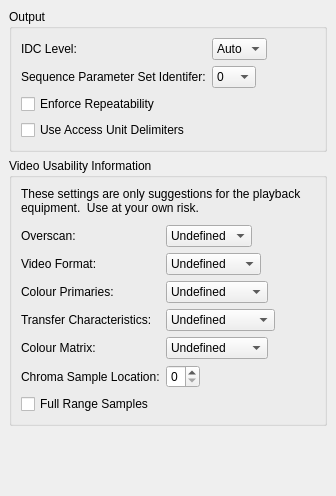
     <widget class="QWidget" name="tab_8" >
      <attribute name="title" >
       <string>Output</string>
      </attribute>
      <layout class="QVBoxLayout" >
       <property name="margin" >
        <number>9</number>
       </property>
       <property name="spacing" >
        <number>6</number>
       </property>
       <item>
        <widget class="QGroupBox" name="groupBox_16" >
         <property name="title" >
          <string>Output</string>
         </property>
         <layout class="QVBoxLayout" >
          <property name="margin" >
           <number>9</number>
          </property>
          <property name="spacing" >
           <number>6</number>
          </property>
          <item>
           <layout class="QVBoxLayout" >
            <property name="margin" >
             <number>0</number>
            </property>
            <property name="spacing" >
             <number>6</number>
            </property>
            <item>
             <layout class="QGridLayout" >
              <property name="margin" >
               <number>0</number>
              </property>
              <property name="spacing" >
               <number>6</number>
              </property>
              <item row="0" column="1" >
               <layout class="QHBoxLayout" >
                <property name="margin" >
                 <number>0</number>
                </property>
                <property name="spacing" >
                 <number>6</number>
                </property>
                <item>
                 <widget class="QComboBox" name="idcLevelComboBox" >
                  <property name="currentIndex" >
                   <number>0</number>
                  </property>
                  <item>
                   <property name="text" >
                    <string>Auto</string>
                   </property>
                  </item>
                  <item>
                   <property name="text" >
                    <string>1</string>
                   </property>
                  </item>
                  <item>
                   <property name="text" >
                    <string>1.1</string>
                   </property>
                  </item>
                  <item>
                   <property name="text" >
                    <string>1.2</string>
                   </property>
                  </item>
                  <item>
                   <property name="text" >
                    <string>1.3</string>
                   </property>
                  </item>
                  <item>
                   <property name="text" >
                    <string>2</string>
                   </property>
                  </item>
                  <item>
                   <property name="text" >
                    <string>2.1</string>
                   </property>
                  </item>
                  <item>
                   <property name="text" >
                    <string>2.2</string>
                   </property>
                  </item>
                  <item>
                   <property name="text" >
                    <string>3</string>
                   </property>
                  </item>
                  <item>
                   <property name="text" >
                    <string>3.1</string>
                   </property>
                  </item>
                  <item>
                   <property name="text" >
                    <string>3.2</string>
                   </property>
                  </item>
                  <item>
                   <property name="text" >
                    <string>4</string>
                   </property>
                  </item>
                  <item>
                   <property name="text" >
                    <string>4.1</string>
                   </property>
                  </item>
                  <item>
                   <property name="text" >
                    <string>4.2</string>
                   </property>
                  </item>
                  <item>
                   <property name="text" >
                    <string>5</string>
                   </property>
                  </item>
                  <item>
                   <property name="text" >
                    <string>5.1</string>
                   </property>
                  </item>
                 </widget>
                </item>
                <item>
                 <spacer>
                  <property name="orientation" >
                   <enum>Qt::Horizontal</enum>
                  </property>
                  <property name="sizeHint" >
                   <size>
                    <width>40</width>
                    <height>20</height>
                   </size>
                  </property>
                 </spacer>
                </item>
               </layout>
              </item>
              <item row="1" column="0" >
               <widget class="QLabel" name="label_55" >
                <property name="text" >
                 <string>Sequence Parameter Set Identifer:</string>
                </property>
               </widget>
              </item>
              <item row="0" column="0" >
               <widget class="QLabel" name="label_56" >
                <property name="text" >
                 <string>IDC Level:</string>
                </property>
               </widget>
              </item>
              <item row="1" column="1" >
               <layout class="QHBoxLayout" >
                <property name="margin" >
                 <number>0</number>
                </property>
                <property name="spacing" >
                 <number>6</number>
                </property>
                <item>
                 <widget class="QComboBox" name="spsiComboBox" >
                  <item>
                   <property name="text" >
                    <string>0</string>
                   </property>
                  </item>
                  <item>
                   <property name="text" >
                    <string>1</string>
                   </property>
                  </item>
                  <item>
                   <property name="text" >
                    <string>3</string>
                   </property>
                  </item>
                  <item>
                   <property name="text" >
                    <string>7</string>
                   </property>
                  </item>
                  <item>
                   <property name="text" >
                    <string>15</string>
                   </property>
                  </item>
                  <item>
                   <property name="text" >
                    <string>31</string>
                   </property>
                  </item>
                 </widget>
                </item>
                <item>
                 <spacer>
                  <property name="orientation" >
                   <enum>Qt::Horizontal</enum>
                  </property>
                  <property name="sizeHint" >
                   <size>
                    <width>40</width>
                    <height>20</height>
                   </size>
                  </property>
                 </spacer>
                </item>
               </layout>
              </item>
             </layout>
            </item>
            <item>
             <layout class="QVBoxLayout" >
              <property name="margin" >
               <number>0</number>
              </property>
              <property name="spacing" >
               <number>6</number>
              </property>
              <item>
               <widget class="QCheckBox" name="repeatabilityCheckBox" >
                <property name="text" >
                 <string>Enforce Repeatability</string>
                </property>
               </widget>
              </item>
              <item>
               <widget class="QCheckBox" name="accessUnitCheckBox" >
                <property name="text" >
                 <string>Use Access Unit Delimiters</string>
                </property>
               </widget>
              </item>
             </layout>
            </item>
           </layout>
          </item>
         </layout>
        </widget>
       </item>
       <item>
        <widget class="QGroupBox" name="groupBox_5" >
         <property name="title" >
          <string>Video Usability Information</string>
         </property>
         <layout class="QVBoxLayout" >
          <property name="margin" >
           <number>9</number>
          </property>
          <property name="spacing" >
           <number>6</number>
          </property>
          <item>
           <widget class="QLabel" name="label_52" >
            <property name="text" >
             <string>These settings are only suggestions for the playback equipment.  Use at your own risk.</string>
            </property>
            <property name="wordWrap" >
             <bool>true</bool>
            </property>
           </widget>
          </item>
          <item>
           <spacer>
            <property name="orientation" >
             <enum>Qt::Vertical</enum>
            </property>
            <property name="sizeType" >
             <enum>QSizePolicy::Fixed</enum>
            </property>
            <property name="sizeHint" >
             <size>
              <width>20</width>
              <height>4</height>
             </size>
            </property>
           </spacer>
          </item>
          <item>
           <layout class="QVBoxLayout" >
            <property name="margin" >
             <number>0</number>
            </property>
            <property name="spacing" >
             <number>6</number>
            </property>
            <item>
             <layout class="QGridLayout" >
              <property name="margin" >
               <number>0</number>
              </property>
              <property name="spacing" >
               <number>6</number>
              </property>
              <item row="3" column="1" >
               <layout class="QHBoxLayout" >
                <property name="margin" >
                 <number>0</number>
                </property>
                <property name="spacing" >
                 <number>6</number>
                </property>
                <item>
                 <widget class="QComboBox" name="transferCharacteristicsComboBox" >
                  <item>
                   <property name="text" >
                    <string>Undefined</string>
                   </property>
                  </item>
                  <item>
                   <property name="text" >
                    <string>BT709</string>
                   </property>
                  </item>
                  <item>
                   <property name="text" >
                    <string>BT470M</string>
                   </property>
                  </item>
                  <item>
                   <property name="text" >
                    <string>BT470BG</string>
                   </property>
                  </item>
                  <item>
                   <property name="text" >
                    <string>Linear</string>
                   </property>
                  </item>
                  <item>
                   <property name="text" >
                    <string>LOG100</string>
                   </property>
                  </item>
                  <item>
                   <property name="text" >
                    <string>LOG316</string>
                   </property>
                  </item>
                  <item>
                   <property name="text" >
                    <string>SMPTEL170M</string>
                   </property>
                  </item>
                  <item>
                   <property name="text" >
                    <string>SMPTE240M</string>
                   </property>
                  </item>
                 </widget>
                </item>
                <item>
                 <spacer>
                  <property name="orientation" >
                   <enum>Qt::Horizontal</enum>
                  </property>
                  <property name="sizeHint" >
                   <size>
                    <width>40</width>
                    <height>20</height>
                   </size>
                  </property>
                 </spacer>
                </item>
               </layout>
              </item>
              <item row="2" column="0" >
               <widget class="QLabel" name="label_19" >
                <property name="text" >
                 <string>Colour Primaries:</string>
                </property>
               </widget>
              </item>
              <item row="0" column="1" >
               <layout class="QHBoxLayout" >
                <property name="margin" >
                 <number>0</number>
                </property>
                <property name="spacing" >
                 <number>6</number>
                </property>
                <item>
                 <widget class="QComboBox" name="overscanComboBox" >
                  <item>
                   <property name="text" >
                    <string>Undefined</string>
                   </property>
                  </item>
                  <item>
                   <property name="text" >
                    <string>Show</string>
                   </property>
                  </item>
                  <item>
                   <property name="text" >
                    <string>Crop</string>
                   </property>
                  </item>
                 </widget>
                </item>
                <item>
                 <spacer>
                  <property name="orientation" >
                   <enum>Qt::Horizontal</enum>
                  </property>
                  <property name="sizeHint" >
                   <size>
                    <width>40</width>
                    <height>20</height>
                   </size>
                  </property>
                 </spacer>
                </item>
               </layout>
              </item>
              <item row="4" column="1" >
               <layout class="QHBoxLayout" >
                <property name="margin" >
                 <number>0</number>
                </property>
                <property name="spacing" >
                 <number>6</number>
                </property>
                <item>
                 <widget class="QComboBox" name="colourMatrixComboBox" >
                  <item>
                   <property name="text" >
                    <string>Undefined</string>
                   </property>
                  </item>
                  <item>
                   <property name="text" >
                    <string>BT709</string>
                   </property>
                  </item>
                  <item>
                   <property name="text" >
                    <string>FCC</string>
                   </property>
                  </item>
                  <item>
                   <property name="text" >
                    <string>BT470BG</string>
                   </property>
                  </item>
                  <item>
                   <property name="text" >
                    <string>SMPTE170M</string>
                   </property>
                  </item>
                  <item>
                   <property name="text" >
                    <string>SMPTE240M</string>
                   </property>
                  </item>
                  <item>
                   <property name="text" >
                    <string>GBR</string>
                   </property>
                  </item>
                  <item>
                   <property name="text" >
                    <string>YCgCo</string>
                   </property>
                  </item>
                 </widget>
                </item>
                <item>
                 <spacer>
                  <property name="orientation" >
                   <enum>Qt::Horizontal</enum>
                  </property>
                  <property name="sizeHint" >
                   <size>
                    <width>40</width>
                    <height>20</height>
                   </size>
                  </property>
                 </spacer>
                </item>
               </layout>
              </item>
              <item row="4" column="0" >
               <widget class="QLabel" name="label_47" >
                <property name="text" >
                 <string>Colour Matrix:</string>
                </property>
               </widget>
              </item>
              <item row="1" column="1" >
               <layout class="QHBoxLayout" >
                <property name="margin" >
                 <number>0</number>
                </property>
                <property name="spacing" >
                 <number>6</number>
                </property>
                <item>
                 <widget class="QComboBox" name="videoFormatComboBox" >
                  <property name="currentIndex" >
                   <number>0</number>
                  </property>
                  <item>
                   <property name="text" >
                    <string>Undefined</string>
                   </property>
                  </item>
                  <item>
                   <property name="text" >
                    <string>Component</string>
                   </property>
                  </item>
                  <item>
                   <property name="text" >
                    <string>PAL</string>
                   </property>
                  </item>
                  <item>
                   <property name="text" >
                    <string>NTSC</string>
                   </property>
                  </item>
                  <item>
                   <property name="text" >
                    <string>SECAM</string>
                   </property>
                  </item>
                  <item>
                   <property name="text" >
                    <string>MAC</string>
                   </property>
                  </item>
                 </widget>
                </item>
                <item>
                 <spacer>
                  <property name="orientation" >
                   <enum>Qt::Horizontal</enum>
                  </property>
                  <property name="sizeHint" >
                   <size>
                    <width>40</width>
                    <height>20</height>
                   </size>
                  </property>
                 </spacer>
                </item>
               </layout>
              </item>
              <item row="2" column="1" >
               <layout class="QHBoxLayout" >
                <property name="margin" >
                 <number>0</number>
                </property>
                <property name="spacing" >
                 <number>6</number>
                </property>
                <item>
                 <widget class="QComboBox" name="colourPrimariesComboBox" >
                  <item>
                   <property name="text" >
                    <string>Undefined</string>
                   </property>
                  </item>
                  <item>
                   <property name="text" >
                    <string>BT709</string>
                   </property>
                  </item>
                  <item>
                   <property name="text" >
                    <string>BT470M</string>
                   </property>
                  </item>
                  <item>
                   <property name="text" >
                    <string>BT470BG</string>
                   </property>
                  </item>
                  <item>
                   <property name="text" >
                    <string>SMPTE170M</string>
                   </property>
                  </item>
                  <item>
                   <property name="text" >
                    <string>SMPTE240M</string>
                   </property>
                  </item>
                  <item>
                   <property name="text" >
                    <string>Film</string>
                   </property>
                  </item>
                 </widget>
                </item>
                <item>
                 <spacer>
                  <property name="orientation" >
                   <enum>Qt::Horizontal</enum>
                  </property>
                  <property name="sizeHint" >
                   <size>
                    <width>40</width>
                    <height>20</height>
                   </size>
                  </property>
                 </spacer>
                </item>
               </layout>
              </item>
              <item row="3" column="0" >
               <widget class="QLabel" name="label_48" >
                <property name="text" >
                 <string>Transfer Characteristics:</string>
                </property>
               </widget>
              </item>
              <item row="5" column="0" >
               <widget class="QLabel" name="label_49" >
                <property name="text" >
                 <string>Chroma Sample Location:</string>
                </property>
               </widget>
              </item>
              <item row="5" column="1" >
               <layout class="QHBoxLayout" >
                <property name="margin" >
                 <number>0</number>
                </property>
                <property name="spacing" >
                 <number>6</number>
                </property>
                <item>
                 <widget class="QSpinBox" name="chromaSampleSpinBox" >
                  <property name="maximum" >
                   <number>4</number>
                  </property>
                 </widget>
                </item>
                <item>
                 <spacer>
                  <property name="orientation" >
                   <enum>Qt::Horizontal</enum>
                  </property>
                  <property name="sizeHint" >
                   <size>
                    <width>40</width>
                    <height>20</height>
                   </size>
                  </property>
                 </spacer>
                </item>
               </layout>
              </item>
              <item row="1" column="0" >
               <widget class="QLabel" name="label_50" >
                <property name="text" >
                 <string>Video Format:</string>
                </property>
               </widget>
              </item>
              <item row="0" column="0" >
               <widget class="QLabel" name="label_51" >
                <property name="text" >
                 <string>Overscan:</string>
                </property>
               </widget>
              </item>
             </layout>
            </item>
            <item>
             <widget class="QCheckBox" name="fullRangeSamplesCheckBox" >
              <property name="text" >
               <string>Full Range Samples</string>
              </property>
             </widget>
            </item>
           </layout>
          </item>
         </layout>
        </widget>
       </item>
       <item>
        <spacer>
         <property name="orientation" >
          <enum>Qt::Vertical</enum>
         </property>
         <property name="sizeHint" >
          <size>
           <width>20</width>
           <height>61</height>
          </size>
         </property>
        </spacer>
       </item>
      </layout>
     </widget>
